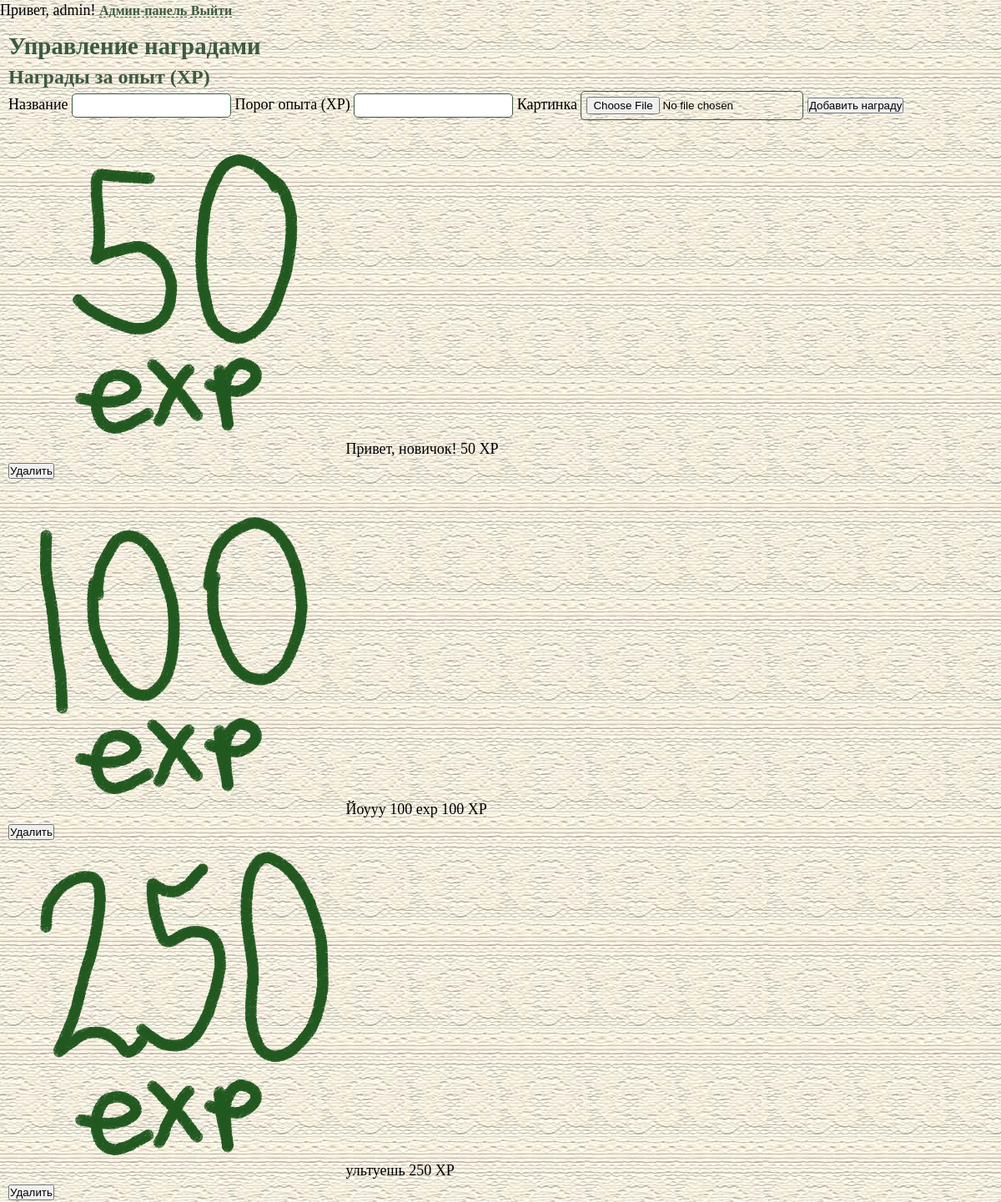
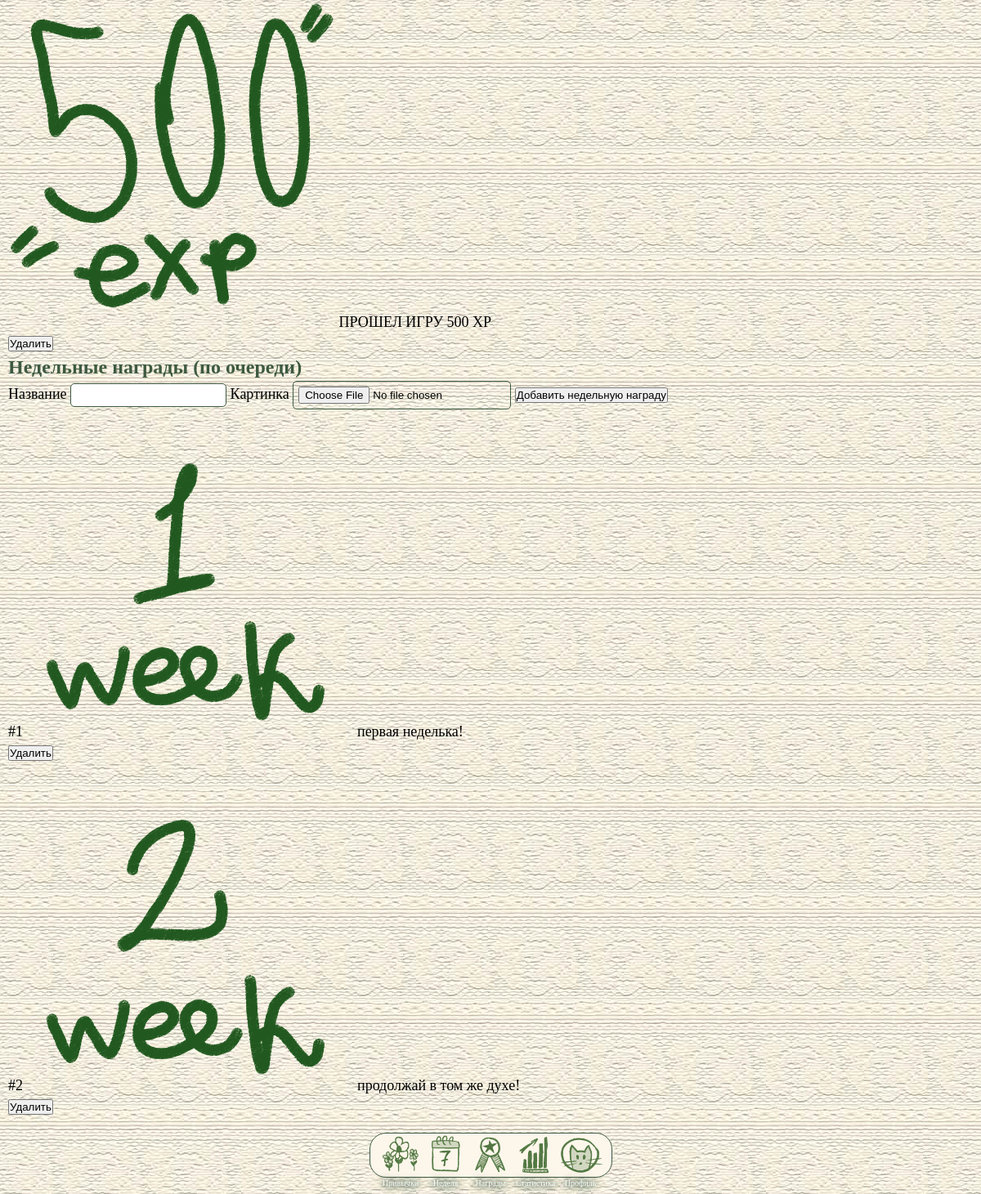
Page /admin/ (signed in) on the committed database (2 pictures, top to bottom).
### app/models.py (models this page shows, shortened)
class User(UserMixin, db.Model):
    __tablename__ = 'users'
    id = db.Column(db.Integer, primary_key=True)
    email = db.Column(db.String(120), unique=True, nullable=False)
    username = db.Column(db.String(80), nullable=False)
    password_hash = db.Column(db.String(255), nullable=False)
    avatar_url = db.Column(db.String(255), nullable=True)
    experience = db.Column(db.Integer, default=0, nullable=False)
    days_streak = db.Column(db.Integer, default=0, nullable=False)
    created_at = db.Column(db.DateTime, default=datetime.utcnow, nullable=False)
    is_admin = db.Column(db.Boolean, default=False, nullable=False)
    habits = db.relationship('Habit', backref='user', lazy=True, cascade='all, delete-orphan')
    habit_logs = db.relationship('HabitLog', backref='user', lazy=True, cascade='all, delete-orphan')
    user_rewards = db.relationship('UserReward', backref='user', lazy=True, cascade='all, delete-orphan')
    user_weekly_rewards = db.relationship('UserWeeklyReward', backref='user', lazy=True, cascade='all, delete-orphan')

class Reward(db.Model):
    __tablename__ = 'rewards'
    id = db.Column(db.Integer, primary_key=True)
    title = db.Column(db.String(120), nullable=False)
    icon_url = db.Column(db.String(255), nullable=False)
    required_xp = db.Column(db.Integer, nullable=False)  # порог опыта
    user_rewards = db.relationship('UserReward', backref='reward', lazy=True, cascade='all, delete-orphan')

class WeeklyReward(db.Model):
    __tablename__ = 'weekly_rewards'
    id = db.Column(db.Integer, primary_key=True)
    position = db.Column(db.Integer, unique=True, nullable=False)  # порядок выдачи: 1, 2, 3...
    title = db.Column(db.String(120), nullable=False)
    icon_url = db.Column(db.String(255), nullable=False)
    user_weekly_rewards = db.relationship('UserWeeklyReward', backref='weekly_reward', lazy=True, cascade='all, delete-orphan')

### app/admin.py (the view)
@admin.route('/')
@admin_required
def dashboard():
    xp_rewards = Reward.query.order_by(Reward.required_xp).all()
    weekly_rewards = WeeklyReward.query.order_by(WeeklyReward.position).all()
    return render_template('admin.html', xp_rewards=xp_rewards, weekly_rewards=weekly_rewards)

### app/models.py (called while the page is built)
@login_manager.user_loader
def load_user(user_id: str):
    return User.query.get(int(user_id))

### app/templates/admin.html (shortened to what this page needs)
{% extends "base.html" %}
{% block content %}
<section class="admin-page">
    <h1 class="admin-title">Управление наградами</h1>
    <div class="admin-block">
        <h2 class="admin-block-title">Награды за опыт (XP)</h2>
        <form class="admin-form" method="POST"
              action="{{ url_for('admin.reward_new') }}" enctype="multipart/form-data">
            <label>
                Название
                <input type="text" name="title" required maxlength="120">
            </label>
            <label>
                Порог опыта (XP)
                <input type="number" name="required_xp" min="0" required>
            </label>
            <label>
                Картинка
                <input type="file" name="icon" accept="image/png,image/jpeg,image/gif,image/webp" required>
            </label>
            <button type="submit">Добавить награду</button>
        </form>
        <div class="admin-list">
            {% for r in xp_rewards %}
            <div class="admin-item">
                <img class="admin-item-icon" src="{{ url_for('static', filename=r.icon_url) }}" alt="">
                <span class="admin-item-title">{{ r.title }}</span>
                <span class="admin-item-meta">{{ r.required_xp }} XP</span>
                <form method="POST" action="{{ url_for('admin.reward_delete', reward_id=r.id) }}"
                      onsubmit="return confirm('Удалить награду «{{ r.title }}»?');">
                    <button type="submit" class="admin-delete-btn">Удалить</button>
                </form>
            </div>
            {% else %}
            <p class="admin-empty">Наград за опыт пока нет</p>
            {% endfor %}
        </div>
    </div>
    <div class="admin-block">
        <h2 class="admin-block-title">Недельные награды (по очереди)</h2>
        <form class="admin-form" method="POST"
              action="{{ url_for('admin.weekly_new') }}" enctype="multipart/form-data">
            <label>
                Название
                <input type="text" name="title" required maxlength="120">
            </label>
            <label>
                Картинка
                <input type="file" name="icon" accept="image/png,image/jpeg,image/gif,image/webp" required>
            </label>
            <button type="submit">Добавить недельную награду</button>
        </form>
        <div class="admin-list">
            {% for r in weekly_rewards %}
            <div class="admin-item">
                <span class="admin-item-pos">#{{ r.position }}</span>
                <img class="admin-item-icon" src="{{ url_for('static', filename=r.icon_url) }}" alt="">
                <span class="admin-item-title">{{ r.title }}</span>
                <form method="POST" action="{{ url_for('admin.weekly_delete', weekly_id=r.id) }}"
                      onsubmit="return confirm('Удалить недельную награду «{{ r.title }}»?');">
                    <button type="submit" class="admin-delete-btn">Удалить</button>
                </form>
            </div>
            {% else %}
            <p class="admin-empty">Недельных наград пока нет</p>
            {% endfor %}
        </div>
    </div>
</section>
{% endblock %}

### app/templates/base.html (shortened to what this page needs)
<!DOCTYPE html>
<html lang="en">
<head>
    <link rel="stylesheet" href="{{ url_for('static', filename='css/style.css') }}">
    <link rel="stylesheet" href="{{ url_for('static', filename='css/habits.css') }}">
    <link rel="stylesheet" href="{{ url_for('static', filename='css/reg_auth.css') }}">
    <link rel="stylesheet" href="{{ url_for('static', filename='css/week.css') }}">
    <link rel="stylesheet" href="{{ url_for('static', filename='css/rewards.css') }}">
    <link rel="stylesheet" href="{{ url_for('static', filename='css/stat.css') }}">
</head>
<body>
    <header id="auth-bar">
        {% if current_user.is_authenticated %}
            <span>Привет, {{ current_user.username }}!</span>
            {% if current_user.is_admin %}
                <a href="{{ url_for('admin.dashboard') }}">Админ-панель</a>
            {% endif %}
            <a href="{{ url_for('auth.logout') }}">Выйти</a>
        {% else %}
            <a href="{{ url_for('auth.login') }}">Войти</a>
            <a href="{{ url_for('auth.register') }}">Регистрация</a>
        {% endif %}
    </header>
    <main>
        {% block content %}{% endblock %}
    </main>
<div id="main-menu">
    <div id="dock">
        <a href="{{ url_for('main.habits') }}">
            <div class="dock-button">
                <img src="{{ url_for('static', filename='images/dock/habits_icon.png') }}" alt="">
                <p>Привычки</p>
            </div>
        </a>
        <a href="{{ url_for('main.week') }}">
            <div class="dock-button">
                <img src="{{ url_for('static', filename='images/dock/week_icon.png') }}" alt="">
                <p>Неделя</p>
            </div>
        </a>
        <a href="{{ url_for('main.rewards') }}">
            <div class="dock-button">
                <img src="{{ url_for('static', filename='images/dock/achievements_icon.png') }}" alt="">
                <p>Награды</p>
            </div>
        </a>
        <a href="{{ url_for('main.statistics') }}">
            <div class="dock-button">
                <img src="{{ url_for('static', filename='images/dock/statistics_icon.png') }}" alt="">
                <p>Статистика</p>
            </div>
        </a>
        <a href="{{ url_for('main.profile') }}">
            <div class="dock-button">
                <img src="{{ url_for('static', filename='images/dock/user_icon.png') }}" alt="">
                <p>Профиль</p>
            </div>
        </a>
    </div>
</div>
</body>
</html>

### app/static/css/style.css (style rules this page uses)
:root { --dark-green: #3d5a40; --light-green: #d7d6a5; --mid-beige: #f2ce74; --dark-green-transp: #28462783; --light-beige: #fdf7eb; --dock-height: 75px; --btn-font-size: 1rem; }
* { margin: 0; padding: 0; box-sizing: border-box; }
html { min-height: 100%; background-color: var(--light-beige); background-image: url("../images/backgrounds/cloth064.jpg"); background-position: center; }
body { min-height: 100vh; background: transparent; font-family: "Raleway"; line-height: 1.4; font-size: 18px; }
p { font-size: 1rem; font-weight: 500; }
a { font-size: 1rem; font-weight: 600; color: var(--dark-green); text-decoration-line: underline; text-decoration-style: dashed; text-decoration-thickness: 1px; text-underline-offset: 2px; }
h1 { font-family: "Raleway-Italic"; color: var(--dark-green); font-size: 1.8rem; font-weight: 700; }
h2 { color: var(--dark-green); font-size: 1.5rem; font-weight: 600; }
main { padding: 10px; padding-bottom: calc(var(--dock-height) + 20px); }
#main-menu { z-index: 100; width: 100%; position: fixed; bottom: 20px; }
#dock { margin: auto; padding: 0 10px 0 10px; height: 55px; width: max-content; display: flex; justify-content: center; align-items: flex-end; background-color: var(--light-beige); border: 1px solid var(--dark-green); border-radius: 20px; }
.dock-button { height: 55px; width: 55px; transition: all ease 0.2s; }
.dock-button p { margin-top: -5px; font-size: 10px; text-align: center; color: white; filter: drop-shadow(0 0 3px var(--dark-green)) drop-shadow(0 0 5px var(--dark-green)); }
#dock a { text-decoration: none; }
.dock-button img { width: 100%; }

### app/static/css/reg_auth.css (style rules this page uses)
label { margin-bottom: 10px; }
input { outline: none; padding: 6px; border: 1px solid var(--dark-green); border-radius: 5px; }

### rows in the picture
User: username "admin"
Reward: icon_url (picture), title "Привет, новичок!", required_xp "50"
Reward: icon_url (picture), title "Йоууу 100 exp", required_xp "100"
Reward: icon_url (picture), title "ультуешь", required_xp "250"
Reward: icon_url (picture), title "ПРОШЕЛ ИГРУ", required_xp "500"
WeeklyReward: position "1", icon_url (picture), title "первая неделька!"
WeeklyReward: position "2", icon_url (picture), title "продолжай в том же духе!"
